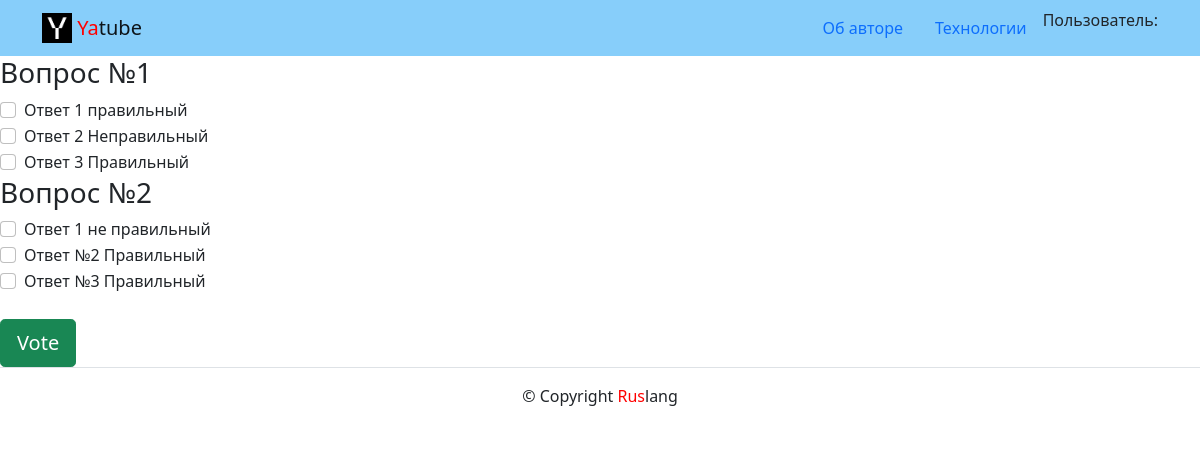
/grade/1/test/1/, run on the app's committed database.
### rus_lang_ege/models.py (models this page shows, shortened)
class Question(models.Model):
    question_text = models.TextField(
        verbose_name="Текст вопроса",
        help_text="Введите вопрос",
    )
    correct_answer_count = models.SmallIntegerField(
        verbose_name="Количество правильных ответов",
        help_text="Введите количество правильных ответов у этого вопроса",
    )
    test = models.ForeignKey(
        "Test",
        on_delete=models.CASCADE,
    )
    class Meta:
        verbose_name = "Вопрос"
        verbose_name_plural = "Вопросы"
        ordering = ["id"]

class Answer(models.Model):
    answer_text = models.CharField(
        verbose_name="Ответ",
        help_text="Введите вариант ответа",
        max_length=256,
    )
    question = models.ForeignKey(
        "Question",
        on_delete=models.CASCADE,
    )
    is_right = models.BooleanField(
        verbose_name="Правильный ответ",
        help_text="Отметьте, если ответ правильный",
    )
    class Meta:
        verbose_name = "Ответ"
        verbose_name_plural = "Ответы"
        ordering = ["id"]

### rus_lang_ege/views.py (the view)
class TestPageList(ListView):
    model = Question
    template_name = "rus_lang_ege/list_of_question.html"
    context_object_name = "question_list"
    def get_queryset(self):
        return Question.objects.filter(test__id=self.kwargs['test_id'])

### rus_lang_ege/templates/rus_lang_ege/list_of_question.html (shortened to what this page needs)
{% extends 'rus_lang_ege/base.html' %}
{% block content %}
{% if question_list|length > 0 %}
      {% for question in question_list %}
      <h3> {{question.question_text}} </h3>
      <form action ="{% url 'rus_lang_ege:vote' question.id %}" method ="post">
        {% if question.correct_answer_count == 1 %}
          {% for answer in question.answer_set.all %}
            <div class ="form-check">
              <input type ="radio" name ="answer" class ="form-check-input" id ="answer{{ forloop.counter }}"
              value ="{{ answer.id }}" />
              <label for ="choice{{ forloop.counter }}">{{ answer.answer_text }}</label>
            </div>
          {% endfor %}
        {% else %}
        {% for answer in question.answer_set.all %}
        <div class ="form-check">
          <input type ="checkbox" name ="answer" class ="form-check-input" id ="answer{{ forloop.counter }}"
          value ="{{ answer.id }}" />
          <label for ="choice{{ forloop.counter }}">{{ answer.answer_text }}</label>
        </div>
        {% endfor %}
        {% endif %}
        </form>
      {% endfor %}
      <input type ="submit" value ="Vote" class ="btn btn-success btn-lg btn-block mt-4" />
{% else %}
<h2> А вопросов то и нет =( </h2>
{% endif %}
{% endblock content %}

### rus_lang_ege/templates/rus_lang_ege/base.html (shortened to what this page needs)
{% load static %}
<!DOCTYPE html>
<html lang="ru">
  <head>
    <link rel="stylesheet" href="{% static 'css/bootstrap.min.css' %}">
    {% include 'rus_lang_ege/includes/header.html' %}
  </head>
  <body>
    <main>
          {% block content %}{% endblock content %}
    </main>
    {% include 'rus_lang_ege/includes/footer.html' %}
  </body>
</html>

### rus_lang_ege/templates/rus_lang_ege/includes/header.html (shortened to what this page needs)
{% load static %}
<header>
  <nav class="navbar navbar-light" style="background-color: lightskyblue">
    <div class="container">
      <a class="navbar-brand" href="{% url "rus_lang_ege:index_page" %}">
        <img src="{% static 'img/logo.png' %}" width="30" height="30" class="d-inline-block align-top" alt="">
        <span style="color:red">Ya</span>tube
      </a>
      <ul class="nav nav-pills">
        <li class="nav-item">
          <a class="nav-link" href="#">Об авторе</a>
        </li>
        <li class="nav-item">
          <a class="nav-link" href="#">Технологии</a>
        </li>
        <li>
          Пользователь: {{ user.username }}
        </li>
      </ul>
    </div>
  </nav>
</header>

### rus_lang_ege/templates/rus_lang_ege/includes/footer.html
<footer class="border-top text-center py-3">
      <p>© {{ year }} Copyright <span style="color:red">Rus</span>lang</p>
    </footer>

### data on the page
Question: question_text "Вопрос №1"
Answer: answer_text "Ответ 1 правильный"
Answer: answer_text "Ответ 2 Неправильный"
Answer: answer_text "Ответ 3 Правильный"
Question: question_text "Вопрос №2"
Answer: answer_text "Ответ 1 не правильный"
Answer: answer_text "Ответ №2 Правильный"
Answer: answer_text "Ответ №3 Правильный"
